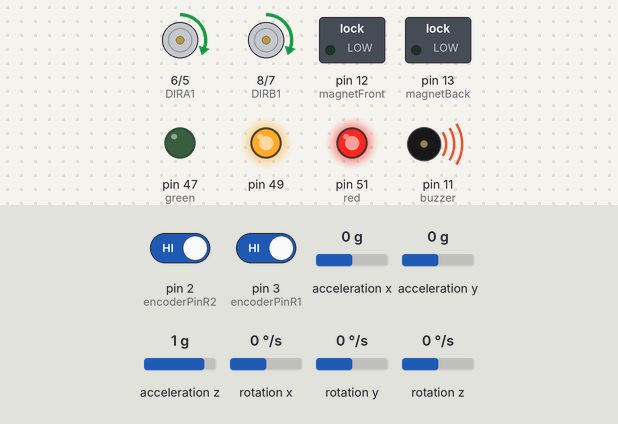
The sketch below on a simulated Arduino Mega 2560, built with avr-gcc and run on an emulated ATmega2560. On the bench: motor-driver pin pairs drawn as motors (green arrow = first pin HIGH = forward, orange = second pin HIGH = backward, longer = more drive, scaled by the enable pin), switched loads named in the sketch (green lamp = pin HIGH), output pins drawn as LEDs (lit = HIGH), buzzer (waves = sounding, pin HIGH). Wiring (inferred from the names in the program): MPU-6050 motion sensor at I2C address 0x68. The test bench sets the inputs (shaded band); at power-on: acceleration y 0 g, rotation x 0 °/s, acceleration z 1 g, pin 2 (encoderPinR2) HIGH, pin 3 (encoderPinR1) HIGH, acceleration x 0 g, rotation y 0 °/s, rotation z 0 °/s. Pins used as bus, display or sensor lines are not drawn; what the sketch prints to the serial monitor is not drawn.

Above: at 5.2 s.
5.3 s: acceleration y set to -1.4 g
At 5.67 s:
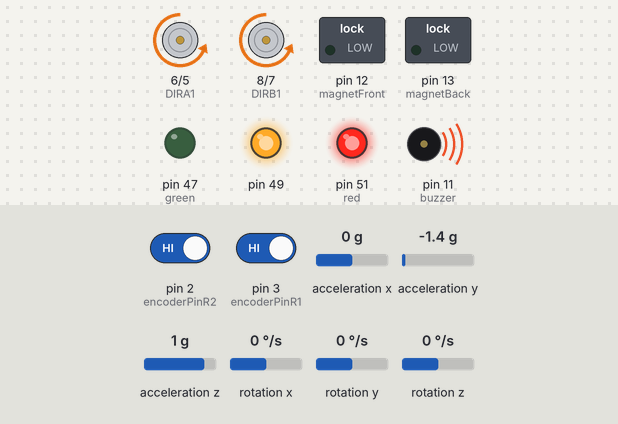
7.2 s: acceleration y set to 0 g
10.2 s: rotation x set to 100 °/s
At 10.9 s:
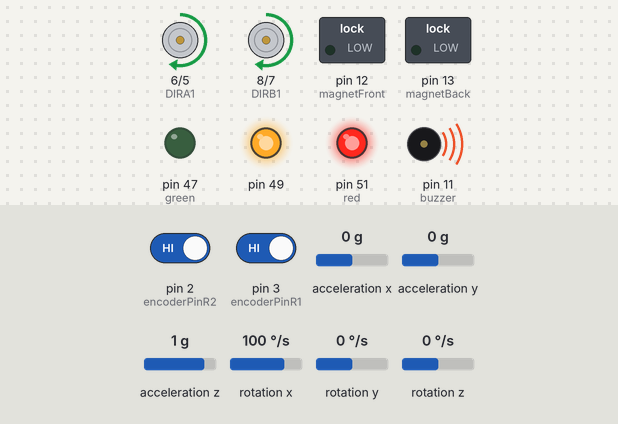
13.2 s: acceleration z set to 0 g
At 16.1 s:
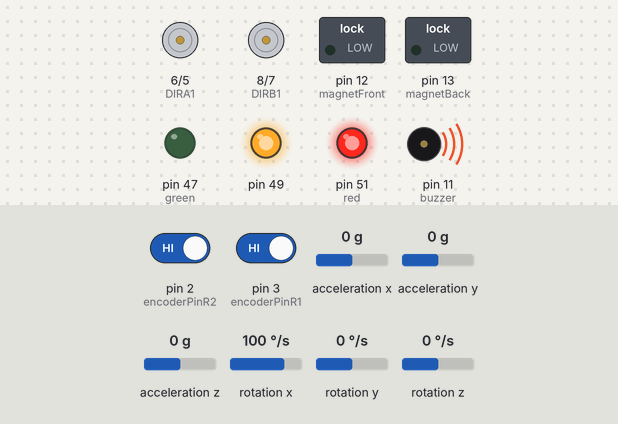
Timing chart, 0 to 17.2 s (numbered marks = the images above; inputs shaded):
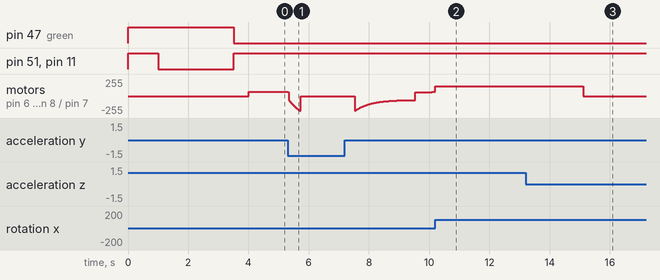

The sketch:

gyro_with_filter.ino
```cpp
/*
  Team Id: #BP2155
  Author List: Aayush Singh,Mrunal Joshi,Swaraj Shingote,Datta Dhore
  Filename: gyro_with_filter
  Theme:Biped patrol
  Files: config.h, Encoder.h, Xbee.h, motion.h, imu.h, SubRoutines.h, peripherals.h
  Functions: void setup(), void loop()
  Global Variables: NONE
*/

#include <Wire.h>
#include "config.h"
#include "Encoder.h"
#include "Xbee.h"
#include "motion.h"
#include "imu.h"
#include "SubRoutines.h"
#include "peripherals.h"
/*
   Function Name: setup()
   Input: NONE
   Output: NONE
   Logic: Initialize pinModes, serial communication, Timers, Encoder
   Example Call: Called by the controller automatically on startup
*/

void setup() {
  Serial.begin(9600);
  Serial2.begin(9600);  //established communication with xbee @9600 baud on Serial 2 port
  Serial.println("Initializing");

  //setup all output and input devices
  init_motors();   //setup motor pins
  init_led_buzz(); //setup RGB led and buzzer
  init_magnets();  //setup electromagnet modules
  init_encoder();  //setup right encoder motor as external input interrupt

  Stop();  //stop the motors to avoid unnecessary motion
  MPU_Init(); //Initialize MPU for reading data through i2c bus
  delay(1000);
  RGB_color(1, 0, 0, 1);  //turn ON red led and buzzer indicating MPU calibration
  thetaOff = calibrate_angle_offset();  //calculate offset in MPU angle
  delay(500);
//  timer3_init();
//  start_timer3();
  init_timer5();  //initialize and start Timer 5 for reading MPU values
  init_timer4();  //initialize and start Timer 4 for calculating and feeding PWM value to motors
}
/*
   Function Name: loop()
   Input: NONE
   Output: NONE
   Logic: Reading Data from Xbee
   Example Call: Bydefault called after setup function is executed
*/
void loop() {

  xbee_data(); //read the serial data from the xbee module

  //  Serial.print(dist);
  //  Serial.print(" ");
  //  Serial.print(vel);
  //  Serial.print("  ");
  //  Serial.print(theta);
  //  Serial.print(" ");
  //  Serial.println(theta_dot);
  //  Serial.print("t ");
  //  Serial.println(torque);
  //  Serial.print(" ");

}
```

Encoder.h
```cpp
/*
  Team Id: #BP2155
  Author List: Aayush Singh,Mrunal Joshi,Swaraj Shingote,Datta Dhore
  Filename: Encoder.h
  Theme: Biped Patrol
  Functions: init_encoder(), updateEncoderL(), updateEncoderR()
  Global Variables: NONE
*/

/*
   Function Name: init_encoder()
   Input: NONE
   Output: NONE
   Logic: initialize and enable interrupt for both pins of right encoder motor
          On interrupt updateEncoderR() will be called as ISR
   Example Call: init_encoder()
*/
void init_encoder() {
  pinMode(encoderPinR1, INPUT);
  pinMode(encoderPinR2, INPUT);

  //enable pullup resistor on interrupt pin of encoder
  digitalWrite(encoderPinR1, HIGH); //turn pullup resistor on
  digitalWrite(encoderPinR2, HIGH); //turn pullup resistor on

  //connect interrupt to ISR triggered at level change
  attachInterrupt(0, updateEncoderR, CHANGE);
  attachInterrupt(1, updateEncoderR, CHANGE);
}


/*
   Function Name: updateEncoderL()
   Input: NONE
   Output: NONE
   Logic: Reading 2 phase from encoder and incrementing count based on phase difference
   Example Call: called when external interrupt occurs due to left encoder
*/

void updateEncoderL() {

  int MSB = digitalRead(encoderPinL1); //MSB = most significant bit
  int LSB = digitalRead(encoderPinL2); //LSB = least significant bit

  int encoded = (MSB << 1) | LSB; //converting the 2 pin value to single number
  int sum  = (lastEncodedL << 2) | encoded; //adding it to the previous encoded value

  if (sum == 0b1101 || sum == 0b0100 || sum == 0b0010 || sum == 0b1011) encoderValueL ++;
  if (sum == 0b1110 || sum == 0b0111 || sum == 0b0001 || sum == 0b1000) encoderValueL --;

  lastEncodedL = encoded; //store this value for next time
  //  Serial.println(encoderValueL);
}


/*
   Function Name: updateEncoderR()
   Input: NONE
   Output: NONE
   Logic: Reading 2 phase from encoder and incrementing count based on phase difference
   Example Call: called when external interrupt occurs due to right encoder
*/
void updateEncoderR() {

  int MSB = digitalRead(encoderPinR1); //MSB = most significant bit
  int LSB = digitalRead(encoderPinR2); //LSB = least significant bit

  int encoded = (MSB << 1) | LSB; //converting the 2 pin value to single number
  int sum  = (lastEncodedR << 2) | encoded; //adding it to the previous encoded value

  if (sum == 0b1101 || sum == 0b0100 || sum == 0b0010 || sum == 0b1011) encoderValueR ++;
  if (sum == 0b1110 || sum == 0b0111 || sum == 0b0001 || sum == 0b1000) encoderValueR --;

  lastEncodedR = encoded; //store this value for next time
  //  Serial.println(encoderValueR);
}
```

SubRoutines.h
```cpp
/*
  Team Id: #BP2155
  Author List: Aayush Singh,Mrunal Joshi,Swaraj Shingote,Datta Dhore
  Filename: SubRoutines.h
  Theme: Biped Patrol
  Functions: init_timer5(void), ISR(TIMER5_COMPA_vect), init_timer4(void), ISR(TIMER4_COMPA_vect),
             init_timer3(), start_timer3(), ISR(TIMER3_OVF_vect), epoch()
  Global Variables: NONE
*/

/*
   Function Name: init_timer3()
   Input: NONE
   Output: TIMER3 Initialize - Prescaler: 1024
           WGM: 0 Normal, TOP=0xFFFF, BOTTOM=0xFD30
   Logic: initializing timer 3 as counter
   Example Call: init_timer3();
*/
void init_timer3()
{
  TCCR3B = 0x00;    // Stop Timer
  TCNT3  = 0xC667;  // 0.0009999593097s (~0.001s)
  OCR3A  = 0x0000;  // Output Compare Register (OCR) - Not used
  OCR3B  = 0x0000;  // Output Compare Register (OCR) - Not used
  OCR3C  = 0x0000;  // Output Compare Register (OCR) - Not used
  ICR3   = 0x0000;  // Input Capture Register (ICR)  - Not used
  TCCR3A = 0x00;
  TCCR3C = 0x00;
}

/*
   Function Name: start_timer3()
   Input: NONE
   Output: start timer 3
   Logic: None
   Example Call: start_timer3();
*/
void start_timer3()
{
  TCCR3B = 0x01;    // Prescaler None 0-0-1
  TIMSK3 = 0x01;    // Enable Timer Overflow Interrupt
}

/*
   Function Name: ISR(TIMER3_OVF_vect)
   Input: Timer 3 overflow vector
   Output: Time in millisecond
   Logic: None
   Example Call: called automatically
*/
ISR(TIMER3_OVF_vect)
{
  TCNT3 = 0xC667;   // Reload counter value
  time_ms++;      // Increment ms value

  if (time_ms >= 1000)
  {
    time_ms = 0;  // Reset ms value
    time_sec++;   // Increments seconds value
  }
}


/*
   Function Name: epoch()
   Input: None
   Output: Time in millisecond
   Logic: Similar to millis() but due to implementation of other timers millis gets stalled
   Example Call: epoch()
*/
unsigned long epoch()
{
  unsigned long elapsed_time;
  elapsed_time = time_sec * 1000 + time_ms;
  return elapsed_time;
}


/*
   Function Name: init_timer4()
   Input: NONE
   Output: timer starts counting for 10 ms
   Logic: initializing timer 4 in CTC mode for 10 ms
   Example Call: init_timer4();
*/
void init_timer4(void) {
  noInterrupts();           // disable all interrupts
  TCCR4A = 0;
  TCCR4B = 0;
  TCNT4  = 0;
  OCR4A = 624;            // compare match register 16MHz/256/2Hz
  TCCR4B |= (1 << WGM42);   // CTC mode
  TCCR4B |= (1 << CS42);    // 256 prescaler
  TIMSK4 |= (1 << OCIE4A);  // enable timer compare interrupt
  interrupts();             // enable all interrupts
}

/*
   Function Name: ISR(TIMER4_COMPA_vect)
   Input: NONE
   Output: motor speed and direction is set
   Logic: Calculating distance, velocity, angle, angular velocity and calculating the input to the motors using LQR every 10 ms
   Example Call: ISR called after every 10 ms.
*/

ISR(TIMER4_COMPA_vect)     // timer compare interrupt service routine
{
  newPos = encoderValueR; //inital position
  dist = encoderValueR * tick2dist / 100;  //distance travelled in metres

  vel = ((newPos - oldPos) * tick2dist * 10) / 10;  //velocity = (finalPos - initalPos)/ change in Time. in m/s
  oldPos = newPos;  //store old pos to be used in next iteration

  theta = pitch - thetaOff;   //angular position
  theta_dot = (gx + gyroOff); //angular velocity

  tiltOut = ((dist * K[0]) +  (vel * K[1]) + ((theta + theta_offSet) * K[2]) + (theta_dot * K[3])); //LQR output k1 ∗ x + k2 ∗ x_dot + k3 ∗ Θ + k4 ∗ Θ_dot
  torque = tiltOut * torque2pwm;  //converting to torque to PWM

  if (abs(theta) < cutOffAng * deg2rad) {  //If bot in state of stabilization
    if (torque > 0)  //move backward to stabilize
      backward(abs(torque));
    else  //move forward to stabilize
      forward(abs(torque));
  }
  else  //stop if motors cannot stabilize the bot
    Stop();
}

/*
   Function Name: init_timer5()
   Input: NONE
   Output: timer starts counting for 10 ms
   Logic: initializing timer 5 in CTC mode for 10 ms
   Example Call: init_timer5();
*/
void init_timer5(void) {
  noInterrupts();           // disable all interrupts
  TCCR5A = 0;
  TCCR5B = 0;
  TCNT5  = 0;
  OCR5A = 625;            // compare match register 16MHz/256/2Hz
  TCCR5B |= (1 << WGM52);   // CTC mode
  TCCR5B |= (1 << CS52);    // 256 prescaler
  TIMSK5 |= (1 << OCIE5A);  // enable timer compare interrupt
  interrupts();             // enable all interrupts
}

/*
   Function Name: ISR(TIMER5_COMPA_vect)
   Input: NONE
   Output: global values of theta and theta_dot are updated
   Logic: Reading accelerometer and gyroscope values and applying complementry filter in every 10 ms
   Example Call: ISR called after every 10 ms.
*/

ISR(TIMER5_COMPA_vect)     // timer compare interrupt service routine
{
  sei();  //enable interrupts for communicating with MPU
  read_accel();  //read raw values from accelerometer
  read_gyro();   //read raw values from gyroscope
  comp_filter_pitch(lpf_y, lpf_z, -hpf_x);  //apply complimentary filter on Low Pass and High Pass Values of acceleromter and gyroscope
}
```

Xbee.h
```cpp
/*
  Team Id: #BP2155
  Author List: Aayush Singh,Mrunal Joshi,Swaraj Shingote,Datta Dhore
  Filename: Xbee.h
  Theme: Biped Patrol
  Functions: readData(), xbee_data()
  Global Variables: NONE
*/

/*
   Function Name: readData()
   Input: serial data from xbee
   Output: boolean indicating valid data
   Logic: reading serial data from xbee and calculating joystick values and detecting button presses
   Example Call: readData();
*/
bool readData(void) {
  //  Serial.println("reading");
  int tempData[5];   //temporary array to store relevant bytes of received data
  if (Serial2.available() > 18) {  //wait for serial buffer to receive 18 bytes of data

    if (Serial2.read() == 0x7E) {  //start delimitter of every API frame
      //      Serial.print("  yo");
      for (ui i = 0; i < 11; i++)  //ignore starting 12 bytes of data
        Serial2.read();
      for (ui i = 0; i < 5; i++)  //read button state & joystick values which is 5 bytes of data
        tempData[i] = Serial2.read();
      Serial2.read(); //empty the buffer by reading last byte of data

      //merge the HIGH and LOW bytes of 10 bit ADC values of joystick
      potX = (tempData[1] << 8) | tempData[2];           //joystick in x-direction
      potY = (tempData[3] << 8) | tempData[4];           //joystick in y-direction
      button = tempData[0];    //Button pressed
      return 1;
    }
    return 0;  //if data read succesfully
  }
  return 0;  //to avoid misbehaviour of bot if data is not available
}

/*
   Function Name: xbee_data()
   Input: processed serial data of containing joystick and button states
   Output: Set cutoff values to drive bot forward/backward with varying speed
   Logic: using joystick values traverse the bot in specified direction and button to turn on LEDs,Buzzer and switching to bridge mode traversal
   Example Call: xbee_data();
*/

void xbee_data() {
  //read data from xbee
  if (readData()) {
    if (potY == 1023 && (potX > 500 && potX < 550) ) { //joystick toggled vertically upwards i.e bot traverses forward
      theta_offSet = -3.5 * deg2rad;  //Add -3.5° offset in angular position
      FLeftOff = 80;      //Increase motor speeed in forward direction by 80
      FRightOff = 80;
      encoderValueR = 0;  //Reset encoder count to avoid shakiness after moving
      oldPos = 0;         //reset old position to avoid garbage in velocity
//      Serial.println(1);
    }
    else if (potY < 10 && (potX > 500 && potX < 550)) { //joystick toggled vertically downwards i.e bot traverses backward
      theta_offSet = 3.5 * deg2rad; //Add 3.5° offset in angular position
      FLeftOff = 80;
      FRightOff = 80;
      encoderValueR = 0;
      oldPos = 0;
//      Serial.println(2);
    }
    else if (potX == 1023 && (potY > 500 && potY < 550)) {  //joystick toggled horizontally rightwards bot moves rightwards by rotating left wheel
//      Serial.println(-1);
      theta_offSet = -2.5;  //Add -2.5° offset in angular position
      FLeftOff = 50;   //Increase left motor speeed in forward direction by 50
      FRightOff = 0;
      encoderValueR = 0;
      oldPos = 0;
    }
    else if (potX < 10 && (potY > 500 && potY < 550)) {  //joystick toggled horizontally leftwards bot moves leftwards by rotating right wheel
//      Serial.println(-2);
      theta_offSet = 2.5;  //Add 2.5° offset in angular position
      encoderValueR = 0;
      BLeftOff = 50;  //Increase left motor speeed in backward direction by 50
      BRightOff = 0;
      oldPos = 0;
    }

    else { //stop the motors if joystick centred and reset all the offsets
      theta_offSet = 0;
      FLeftOff = 0;
      FRightOff = 0;
      BLeftOff = 0;
      BRightOff = 0;
      //Serial.println(0);
    }


    //Serial.println(button);
    if (button == 32) {  //if triangle button pressed
      RGB_color(1, 0, 0, 1);  //red indicator and buzzer while climbing bridge
      bridgeBoost = 50;  //boost speed to climb bridge
    }
    else if ( button == 16) {  //if square button pressed
      RGB_color(0, 1, 0, 1);  //green indicator and buzzer
    }
    else if ( button == 4) {  //if circle button pressed
      digitalWrite(magnetFront , HIGH);  //Enable front electromagnet
    }
    else if ( button == 8) {  //if cross button pressed
      digitalWrite(magnetBack , HIGH);  //Enable back electromagnet
    }
    else {  //turn off the buzzer and magnet and led's
      RGB_color(0, 0, 0, 0);
      bridgeBoost = 0;  //reset bridge boost
      digitalWrite(magnetFront , LOW);
      digitalWrite(magnetBack , LOW);
    }
  }
}
```

motion.h
```cpp
/*
  Team Id: #BP2155
  Author List: Aayush Singh,Mrunal Joshi,Swaraj Shingote,Datta Dhore
  Filename: motion.h
  Theme: Biped Patrol
  Functions: init_motors(), forward(), backward(), right(), left(), stop()
  Global Variables: NONE
*/


/*
   Function Name: init_motors()
   Input: NONE
   Output: NONE
   Logic: Declare all motor pins as OUTPUT pins
   Example Call: init_motors();
*/
void init_motors(void) {
  pinMode(ENA, OUTPUT);    //enable pin for right motor
  pinMode(ENB, OUTPUT);    //enable pin for left motor
  pinMode(DIRA1, OUTPUT);  //direction pins for right motor
  pinMode(DIRA2, OUTPUT);  //direction pins for right motor
  pinMode(DIRB1, OUTPUT);  //direction pins for left motor
  pinMode(DIRB2, OUTPUT);  //direction pins for left motor
}


/*
   Function Name: forward()
   Input: torque
   Output: NONE
   Logic: Applying constrain to torque obtained from LQR to rotate motor in forward direction
   Example Call: forward(50);
*/
void forward(unsigned int torque) {
  digitalWrite(DIRA1, HIGH);
  digitalWrite(DIRA2, LOW);
  digitalWrite(DIRB1, HIGH);
  digitalWrite(DIRB2, LOW);

  analogWrite(ENA, constrain(torque + rightMotorSpeed + FRightOff + bridgeBoost, 0, 255)); //vary PWM as per conditions
  analogWrite(ENB, constrain(torque + leftMotorSpeed + FLeftOff + bridgeBoost , 0, 255)); //
}

/*
   Function Name: backward()
   Input: torque
   Output: NONE
   Logic: Applying constrain to torque obtained from LQR to rotate motor in backward direction
   Example Call: backward(50);
*/

void backward(unsigned int torque) {
  digitalWrite(DIRA1, LOW);
  digitalWrite(DIRA2, HIGH);
  digitalWrite(DIRB1, LOW);
  digitalWrite(DIRB2, HIGH);

  analogWrite(ENA, constrain(torque + rightMotorSpeed + BRightOff , 0, 255));
  analogWrite(ENB, constrain(torque + leftMotorSpeed + BLeftOff, 0, 255));
}

/*
   Function Name: right()
   Input: torque
   Output: NONE
   Logic: feeding torque obtained from LQR to rotate motor in right direction
   Example Call: right();
*/

void right() {
  digitalWrite(DIRA1, LOW);
  digitalWrite(DIRA2, HIGH);
  digitalWrite(DIRB1, HIGH);
  digitalWrite(DIRB2, LOW);
  analogWrite(ENA, 60);
  analogWrite(ENB, 0);
}
/*
   Function Name: left()
   Input: torque
   Output: NONE
   Logic: feeding torque obtained from LQR to rotate motor in left direction
   Example Call: left();
*/

void left() {
  digitalWrite(DIRA1, HIGH);
  digitalWrite(DIRA2, LOW);
  digitalWrite(DIRB1, LOW);
  digitalWrite(DIRB2, HIGH);
  analogWrite(ENA, 0);
  analogWrite(ENB, 200);
}
/*
   Function Name: stop()
   Input: NONE
   Output: NONE
   Logic: To stop the motor
   Example Call: stop();
*/

void Stop() {
  analogWrite(ENA, 0);
  analogWrite(ENB, 0);
}
```

Source omitted: imu.h (6133 bytes), peripherals.h (1944 bytes), config.h (5031 bytes)

Measured:
- after the input at 10.2 s, motor on pin 6 (DIRA1) / pin 5 (DIRA2), motor on pin 8 (DIRB1) / pin 7 (DIRB2): forward 61/255 → forward 144/255 at once, → forward 145/255 0.11 s later, → forward 146/255 0.33 s later, → forward 147/255 1.5 s later
- after the input at 13.2 s, motor on pin 6 (DIRA1) / pin 5 (DIRA2), motor on pin 8 (DIRB1) / pin 7 (DIRB2): forward 147/255 → stopped after 1.9 s
